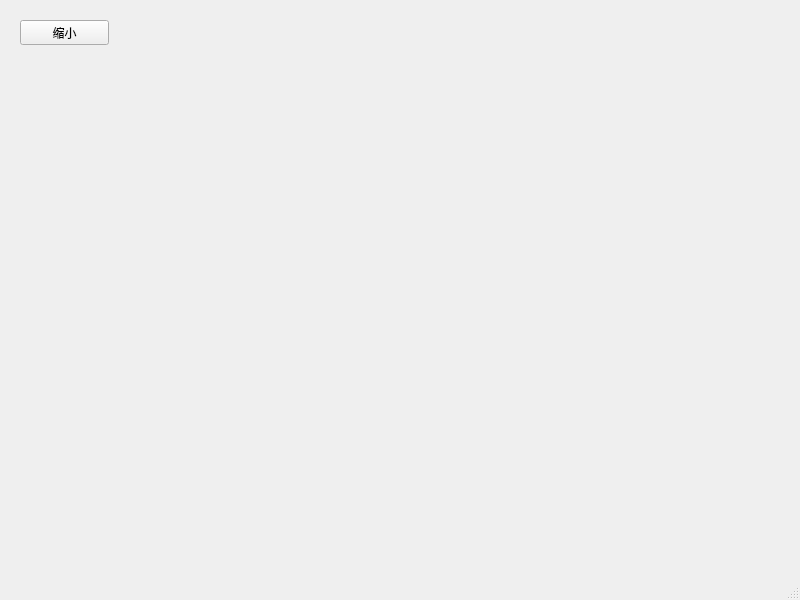
<?xml version="1.0" encoding="UTF-8"?>
<ui version="4.0">
 <class>MainWindow</class>
 <widget class="QMainWindow" name="MainWindow">
  <property name="geometry">
   <rect>
    <x>0</x>
    <y>0</y>
    <width>800</width>
    <height>600</height>
   </rect>
  </property>
  <property name="windowTitle">
   <string>MainWindow</string>
  </property>
  <widget class="QWidget" name="centralwidget">
   <widget class="QPushButton" name="pushButton">
    <property name="geometry">
     <rect>
      <x>20</x>
      <y>20</y>
      <width>89</width>
      <height>25</height>
     </rect>
    </property>
    <property name="text">
     <string>缩小</string>
    </property>
   </widget>
  </widget>
  <widget class="QMenuBar" name="menubar">
   <property name="geometry">
    <rect>
     <x>0</x>
     <y>0</y>
     <width>800</width>
     <height>28</height>
    </rect>
   </property>
  </widget>
  <widget class="QStatusBar" name="statusbar"/>
 </widget>
 <resources/>
 <connections/>
</ui>
